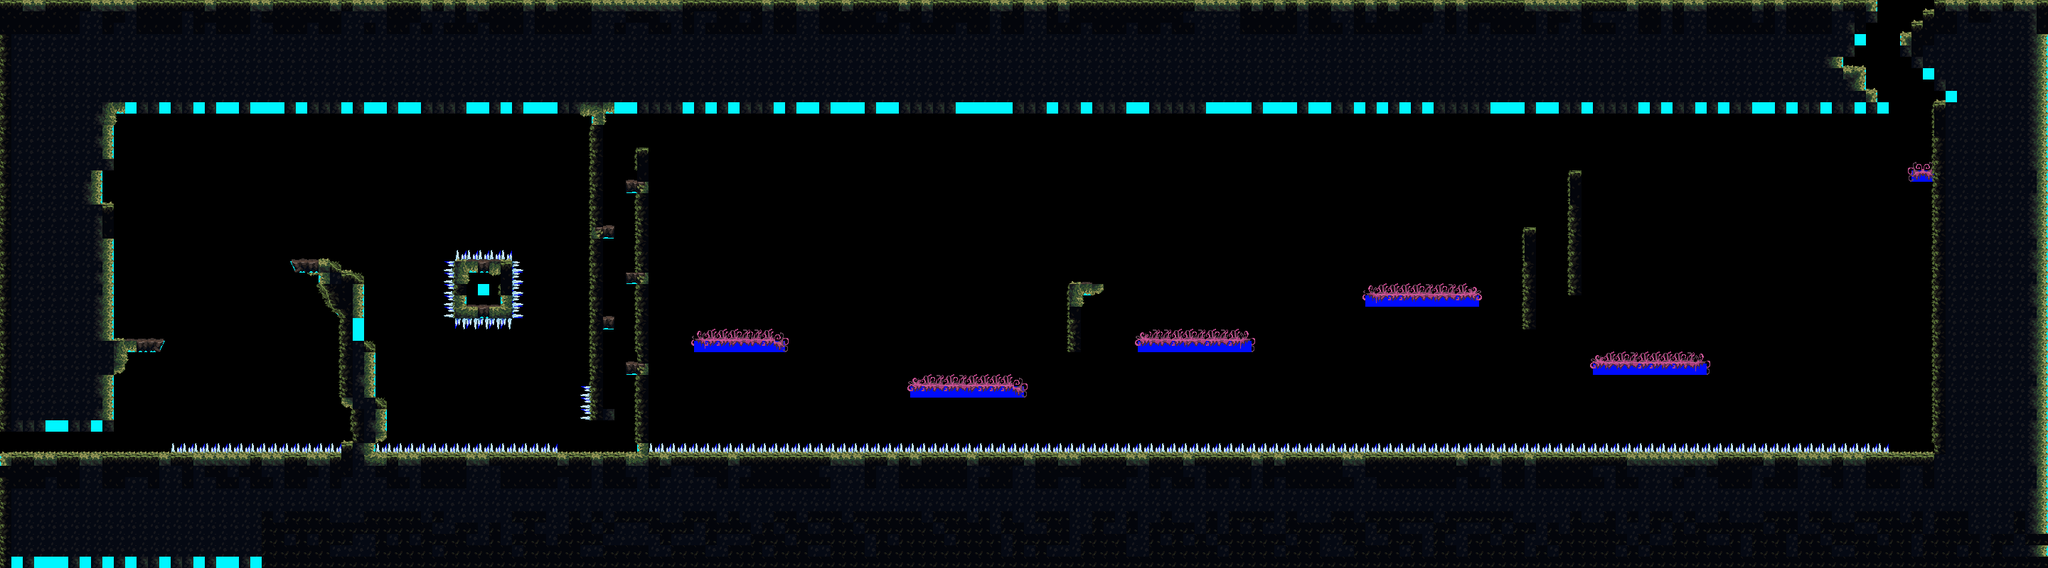

This game map was drawn from its Tiled (.tmx) file and the tilesets committed beside it. A one-line description and the trimmed map source follow:
An orthogonal 180x50 tile map with 16x16 px tiles, 6 tile layers (prototype, spikeIn, platformIn, spikeOut, ...), 4 tilesets and 4900 objects.

<map version="1.10" tiledversion="1.10.1" orientation="orthogonal" renderorder="right-down" width="180" height="50" tilewidth="16" tileheight="16" infinite="0" nextlayerid="30" nextobjectid="121032">
 <tileset firstgid="1" source="../prototype/prototype16.tsx" />
 <tileset firstgid="155" source="../TileSet/main_lev_build_1.tsx" />
 <tileset firstgid="4251" source="../TileSet/mainlev_build.tsx" />
 <tileset firstgid="8347" source="../TileSet/mainlevbuild.tsx" />
 <layer id="1" name="prototype" width="180" height="50">
  <data>[9000 cells, 4296 non-empty, 6 distinct tile ids]</data>
 </layer>
 <layer id="4" name="spikeIn" width="180" height="50">
  <data>[9000 cells, 163 non-empty, 4 distinct tile ids]</data>
 </layer>
 <layer id="6" name="platformIn" width="180" height="50">
  <data>[9000 cells, 50 non-empty, 1 distinct tile ids]</data>
 </layer>
 <layer id="5" name="spikeOut" width="180" height="50">
  <data>[9000 cells, 163 non-empty, 6 distinct tile ids]</data>
 </layer>
 <layer id="7" name="platformOut" width="180" height="50">
  <data>[9000 cells, 162 non-empty, 18 distinct tile ids]</data>
 </layer>
 <objectgroup id="13" name="platformCollider">
  <properties>
   <property name="unity:layer" value="Ground" />
   <property name="unity:tag" value="OneWayPlatform" />
  </properties>
  <object id="67023" x="1936" y="416">
   <polygon points="0,0 16,0 15.9949,9.1596 0,9.09091" />
  </object>
  <object id="67024" x="1952" y="416">
   <polygon points="0,0 16,0 15.9949,9.1596 0,9.09091" />
  </object>
  <object id="67025" x="1968" y="416">
   <polygon points="0,0 16,0 15.9949,9.1596 0,9.09091" />
  </object>
  <object id="67026" x="1984" y="416">
   <polygon points="0,0 16,0 15.9949,9.1596 0,9.09091" />
  </object>
  <object id="67027" x="2000" y="416">
   <polygon points="0,0 16,0 15.9949,9.1596 0,9.09091" />
  </object>
  <object id="67028" x="2016" y="416">
   <polygon points="0,0 16,0 15.9949,9.1596 0,9.09091" />
  </object>
  <object id="67029" x="2032" y="416">
   <polygon points="0,0 16,0 15.9949,9.1596 0,9.09091" />
  </object>
  <object id="67030" x="2048" y="416">
   <polygon points="0,0 16,0 15.9949,9.1596 0,9.09091" />
  </object>
  <object id="67031" x="992" y="480">
   <polygon points="0,0 16,0 15.9949,9.1596 0,9.09091" />
  </object>
  <object id="67032" x="1008" y="480">
   <polygon points="0,0 16,0 15.9949,9.1596 0,9.09091" />
  </object>
  <object id="67033" x="1024" y="480">
   <polygon points="0,0 16,0 15.9949,9.1596 0,9.09091" />
  </object>
  <object id="67034" x="1040" y="480">
   <polygon points="0,0 16,0 15.9949,9.1596 0,9.09091" />
  </object>
  <object id="67035" x="1056" y="480">
   <polygon points="0,0 16,0 15.9949,9.1596 0,9.09091" />
  </object>
  <object id="67036" x="1072" y="480">
   <polygon points="0,0 16,0 15.9949,9.1596 0,9.09091" />
  </object>
  <object id="67037" x="1616" y="480">
   <polygon points="0,0 16,0 15.9949,9.1596 0,9.09091" />
  </object>
  <object id="67038" x="1632" y="480">
   <polygon points="0,0 16,0 15.9949,9.1596 0,9.09091" />
  </object>
  <object id="67039" x="1648" y="480">
   <polygon points="0,0 16,0 15.9949,9.1596 0,9.09091" />
  </object>
  <object id="67040" x="1664" y="480">
   <polygon points="0,0 16,0 15.9949,9.1596 0,9.09091" />
  </object>
  <object id="67041" x="1680" y="480">
   <polygon points="0,0 16,0 15.9949,9.1596 0,9.09091" />
  </object>
  <object id="67042" x="1696" y="480">
   <polygon points="0,0 16,0 15.9949,9.1596 0,9.09091" />
  </object>
  <object id="67043" x="1712" y="480">
   <polygon points="0,0 16,0 15.9949,9.1596 0,9.09091" />
  </object>
  <object id="67044" x="1728" y="480">
   <polygon points="0,0 16,0 15.9949,9.1596 0,9.09091" />
  </object>
  <object id="67045" x="2256" y="512">
   <polygon points="0,0 16,0 15.9949,9.1596 0,9.09091" />
  </object>
  <object id="67046" x="2272" y="512">
   <polygon points="0,0 16,0 15.9949,9.1596 0,9.09091" />
  </object>
  <object id="67047" x="2288" y="512">
   <polygon points="0,0 16,0 15.9949,9.1596 0,9.09091" />
  </object>
  <object id="67048" x="2304" y="512">
   <polygon points="0,0 16,0 15.9949,9.1596 0,9.09091" />
  </object>
  <object id="67049" x="2320" y="512">
   <polygon points="0,0 16,0 15.9949,9.1596 0,9.09091" />
  </object>
  <object id="67050" x="2336" y="512">
   <polygon points="0,0 16,0 15.9949,9.1596 0,9.09091" />
  </object>
  <object id="67051" x="2352" y="512">
   <polygon points="0,0 16,0 15.9949,9.1596 0,9.09091" />
  </object>
  <object id="67052" x="2368" y="512">
   <polygon points="0,0 16,0 15.9949,9.1596 0,9.09091" />
  </object>
  <object id="67053" x="1296" y="544">
   <polygon points="0,0 16,0 15.9949,9.1596 0,9.09091" />
  </object>
  <object id="67054" x="1312" y="544">
   <polygon points="0,0 16,0 15.9949,9.1596 0,9.09091" />
  </object>
  <object id="67055" x="1328" y="544">
   <polygon points="0,0 16,0 15.9949,9.1596 0,9.09091" />
  </object>
  <object id="67056" x="1344" y="544">
   <polygon points="0,0 16,0 15.9949,9.1596 0,9.09091" />
  </object>
  <object id="67057" x="1360" y="544">
   <polygon points="0,0 16,0 15.9949,9.1596 0,9.09091" />
  </object>
  <object id="67058" x="1376" y="544">
   <polygon points="0,0 16,0 15.9949,9.1596 0,9.09091" />
  </object>
  <object id="67059" x="1392" y="544">
   <polygon points="0,0 16,0 15.9949,9.1596 0,9.09091" />
  </object>
  <object id="67060" x="1408" y="544">
   <polygon points="0,0 16,0 15.9949,9.1596 0,9.09091" />
  </object>
  <object id="67061" x="2688" y="240">
   <polygon points="0,0 16,0 16,8.94318 0.00106534,8.94815" />
  </object>
  <object id="67062" x="1920" y="416">
   <polygon points="0,0 16,0 16,8.94318 0.00106534,8.94815" />
  </object>
  <object id="67063" x="976" y="480">
   <polygon points="0,0 16,0 16,8.94318 0.00106534,8.94815" />
  </object>
  <object id="67064" x="1600" y="480">
   <polygon points="0,0 16,0 16,8.94318 0.00106534,8.94815" />
  </object>
  <object id="67065" x="2240" y="512">
   <polygon points="0,0 16,0 16,8.94318 0.00106534,8.94815" />
  </object>
  <object id="67066" x="1280" y="544">
   <polygon points="0,0 16,0 16,8.94318 0.00106534,8.94815" />
  </object>
  <object id="67067" x="2704" y="240">
   <polygon points="0,0 16,0 16,9.08696 -0.0112092,9.07473" />
  </object>
  <object id="67068" x="2064" y="416">
   <polygon points="0,0 16,0 16,9.08696 -0.0112092,9.07473" />
  </object>
  <object id="67069" x="1088" y="480">
   <polygon points="0,0 16,0 16,9.08696 -0.0112092,9.07473" />
  </object>
  <object id="67070" x="1744" y="480">
   <polygon points="0,0 16,0 16,9.08696 -0.0112092,9.07473" />
  </object>
  <object id="67071" x="2384" y="512">
   <polygon points="0,0 16,0 16,9.08696 -0.0112092,9.07473" />
  </object>
  <object id="67072" x="1424" y="544">
   <polygon points="0,0 16,0 16,9.08696 -0.0112092,9.07473" />
  </object>
  <object id="67073" x="1936" y="416">
   <polygon points="0,0 16,0 15.9949,9.1596 0,9.09091" />
  </object>
  <object id="67074" x="1952" y="416">
   <polygon points="0,0 16,0 15.9949,9.1596 0,9.09091" />
  </object>
  <object id="67075" x="1968" y="416">
   <polygon points="0,0 16,0 15.9949,9.1596 0,9.09091" />
  </object>
  <object id="67076" x="1984" y="416">
   <polygon points="0,0 16,0 15.9949,9.1596 0,9.09091" />
  </object>
  <object id="67077" x="2000" y="416">
   <polygon points="0,0 16,0 15.9949,9.1596 0,9.09091" />
  </object>
  <object id="67078" x="2016" y="416">
   <polygon points="0,0 16,0 15.9949,9.1596 0,9.09091" />
  </object>
  <object id="67079" x="2032" y="416">
   <polygon points="0,0 16,0 15.9949,9.1596 0,9.09091" />
  </object>
  </objectgroup>
 <layer id="26" name="terrain" width="180" height="50">
  <data>[9000 cells, 4534 non-empty, 61 distinct tile ids]</data>
 </layer>
</map>
<!-- 4843 of 4900 objects omitted -->
